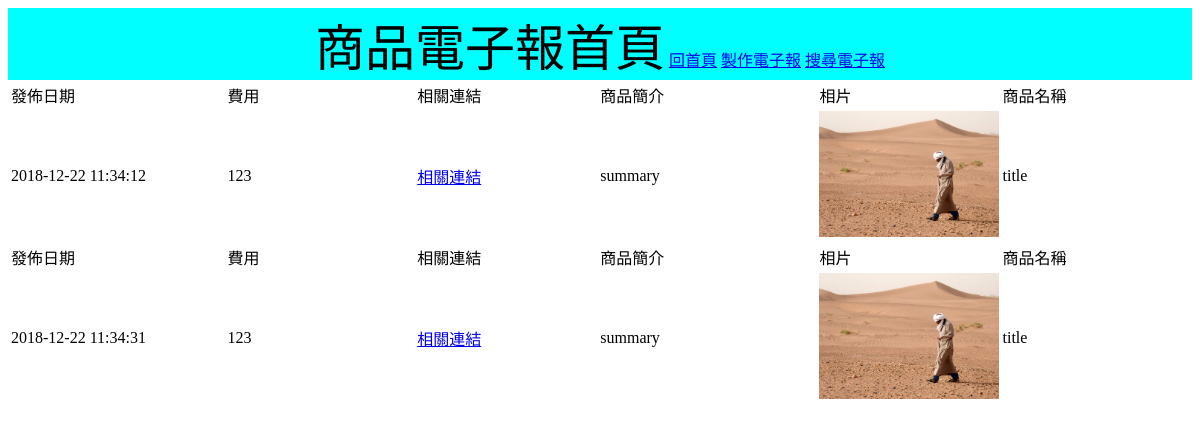
The page /news/index.php on the database as committed earlier.
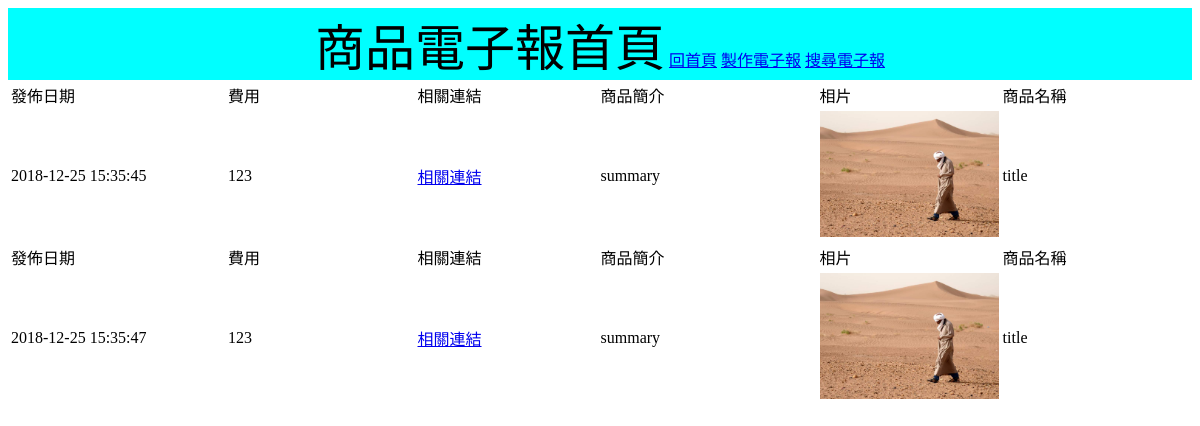
The same page on the database as committed later.
### tables this page shows
CREATE TABLE `version` (
  `id` int(11) NOT NULL,
  `title` varchar(255) NOT NULL,
  `col1` varchar(255) NOT NULL,
  `col2` varchar(255) NOT NULL,
  `col3` varchar(255) NOT NULL,
  `col4` varchar(255) NOT NULL,
  `col5` varchar(255) NOT NULL,
  `col6` varchar(255) NOT NULL
);

CREATE TABLE `news` (
  `id` int(11) NOT NULL,
  `news_title` varchar(255) NOT NULL,
  `news_img` varchar(255) NOT NULL,
  `news_summary` varchar(255) NOT NULL,
  `news_date` timestamp NOT NULL DEFAULT CURRENT_TIMESTAMP ON UPDATE CURRENT_TIMESTAMP,
  `news_coin` varchar(255) NOT NULL,
  `news_link` varchar(255) NOT NULL,
  `news_version` varchar(255) DEFAULT '0'
);

### news/index.php (the view, shortened to what this page needs)
<!DOCTYPE html>
<html lang="en">
<head>
</head>
<body>
    <div align="center">
        <div style="background-color:aqua;">
            <span style="font-size:50px;">商品電子報首頁</span>
            <a href="../">回首頁</a>
            <a href="./createnews.php">製作電子報</a>
            <a href="./SearchVersion.php">搜尋電子報</a>
        </div>
    </div>
    <table>
        <?php
            include_once('link.php');
            $sql = $db->query('select * from news');
            while($row=$sql->fetch(PDO::FETCH_ASSOC)){
                $sql2=$db->prepare('select * from version where title=:t');
                $sql2->bindValue('t',$row['news_version']);
                $sql2->execute();
                while($row2=$sql2->fetch(PDO::FETCH_ASSOC)){
        ?>
        <thead>
            <tr>
                <td><?php echo $row2['col1']; ?></td>
                <td><?php echo $row2['col2']; ?></td>
                <td><?php echo $row2['col3']; ?></td>
                <td><?php echo $row2['col4']; ?></td>
                <td><?php echo $row2['col5']; ?></td>
                <td><?php echo $row2['col6']; ?></td>
            </tr>
        </thead>
        <tbody>
            <tr>
            <td>
                <?php
                    switch ($row2['col1']) {
                        case "發佈日期":
                            echo $row['news_date'];
                            break;
                        }
                    ?>
                </td>
                <td>
                <?php
                    switch ($row2['col2']) {
                        case "費用":
                            echo $row['news_coin'];
                            break;
                        }
                    ?>
                </td>
                <td>
                <?php
                    switch ($row2['col3']) {
                        case "相關連結":
                            echo "<a href='{$row['news_link']}'>相關連結</a>";
                            break;
                        }
                    ?>
                </td>
                <td>
                <?php
                    switch ($row2['col4']) {
                        case "商品簡介":
                            echo $row['news_summary'];
                            break;
                        }
                    ?>
                </td>
                <td>
                <?php
                    switch ($row2['col5']) {
                        case "相片":
                            echo "<img src=news_img/{$row['news_img']}";
                            break;
                        }
                    ?>
                </td>
                <td>
                <?php
                    switch ($row2['col6']) {
                        case "商品名稱";
                            echo $row['news_title'];
                            break;
                        }
                    ?>
                </td>
            </tr>
        </tbody>
        <?php
            }
        }
        ?>
    </table>
</body>
</html>

### news/index.php (style rules this page uses)
body { user-select:none; }
img { width:100%; height:20%; }
td { width:970px; }

Rows that differ between the two databases and show on the page:
changed news (number 1 of 2 on the later page): news_date "2018-12-22 11:34:12" → "2018-12-25 15:35:45"
changed news (number 2 of 2 on the later page): news_date "2018-12-22 11:34:31" → "2018-12-25 15:35:47"
